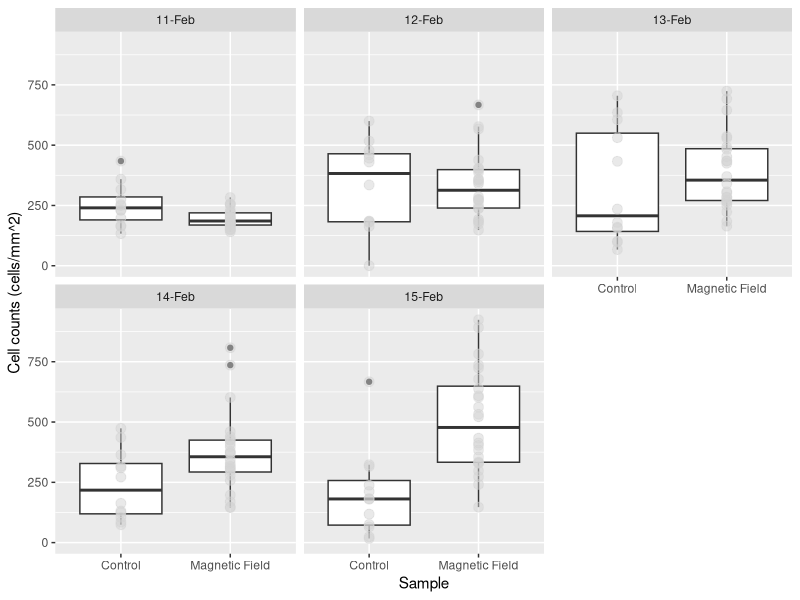
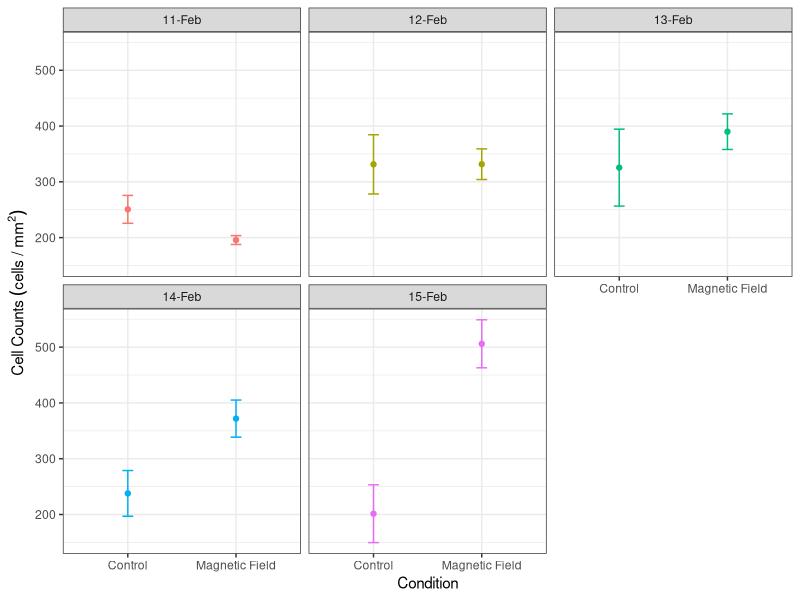
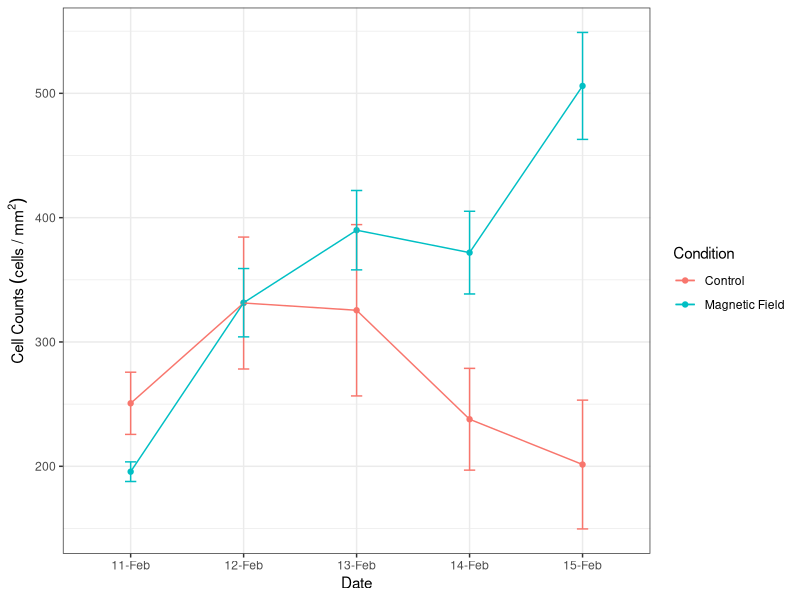

Generate these figures, in order, with R:
## ---- chunk 1
# clear the environment
rm(list = ls())

# import the libraries that we will use
library(ggplot2)
library(dplyr)
library(here)
library(ggfortify)

## ---- chunk 2
# import the data set that we will be analysing, the stringsAsFactors = True argument converts categorical data to factors so we can analyse the levels
counts <- read.csv(here("Data", "HT22cellcountdata_2-11_2-13.csv"),stringsAsFactors = TRUE)

# take a look at the structure of the data
glimpse(counts)

# recode the counts to be before and after exposure
counts$Condition <- recode(counts$Condition, "B-Field" = 'Magnetic Field')

# relevel the data to put the control first
counts<- mutate(counts, Condition = relevel(Condition, ref = "Control"))
## ---- chunk 3
# make a box plot of the data
ggplot(counts, aes(x = Condition, y = Cell_Count)) +
geom_boxplot()+
  geom_point(size = 3, colour = 'lightgrey', alpha = 0.5)+
  facet_wrap(~Date)+
  xlab("Sample") +
  ylab("Cell counts (cells/mm^2)")
## ---- chunk 4
# find the means of the cell counts and put them in a new table
mean_counts <- counts %>% group_by(Condition,Date) %>% summarise(
  meancounts = mean(Cell_Count),
  secounts = sd(Cell_Count)/sqrt(sum(!is.na(Cell_Count))                                                             ))
## ---- chunk 5
# create scatterplot with error bars
ggplot(mean_counts, aes(Condition, meancounts, color = Date))+
     geom_point()+
     geom_line()+
     geom_errorbar(aes(ymin = meancounts - secounts,
                       ymax = meancounts + secounts), width = 0.1)+
    theme_bw()+
    facet_wrap(~Date)+
    theme(legend.position="none")+
    xlab("Condition")+
    ylab(expression(Cell~Counts~(cells~"/"~mm^2)))
         
## ---- chunk 6
library(scales)
# create scatter plot with error bars
ggplot(mean_counts, aes(Date, meancounts, color = Condition, group = Condition))+
     geom_point()+
     geom_line()+
     scale_color_manual(values=c('#F8766D','#00BFC4'))+
     geom_errorbar(aes(ymin = meancounts - secounts,
                       ymax = meancounts + secounts), width = 0.1)+
    theme_bw()+
    #theme(legend.position="none")+
    xlab("Date")+
    ylab(expression(Cell~Counts~(cells~"/"~mm^2)))
